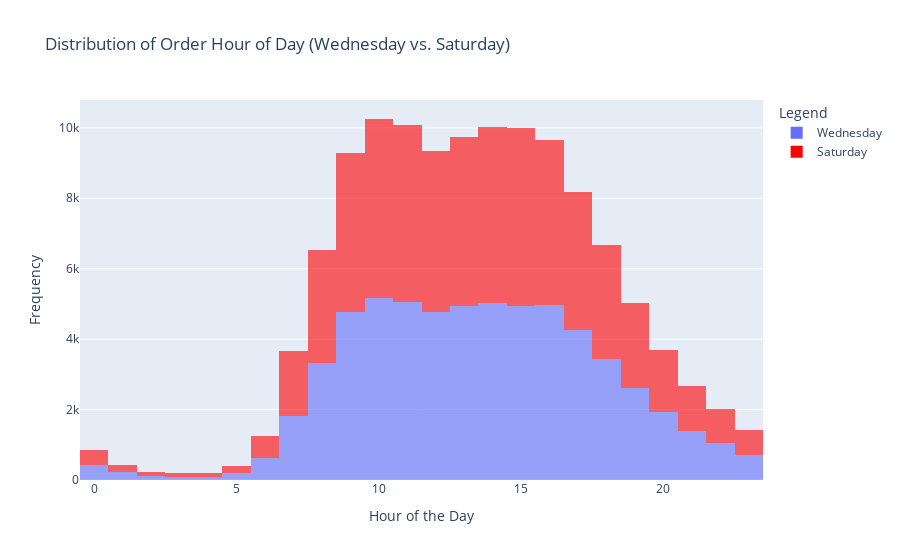

The code cell stored with this chart in its notebook:
### Markdown cell above
<h1>[B]1.</h1>

> Is there a difference in <code>'order_hour_of_day'</code> distributions on Wednesdays and Saturdays? Plot the histograms for both days on the same plot and describe the differences that you see.

### Code cell
import pandas as pd
import plotly_express as px

# df_instacart_orders
# 'order_hour_of_day == 'order_placed_hour_of_day'
# 'order_dow' == 'order_placed_day_of_week
# 0=Monday , 1=Tuesday , 2=Wednesday , 3=Thursday , 4=Friday , 5=Saturday , 6=Sunday (assuming this dataset's convention follows the ISO weekday numbering)

# filter data for Wednesday and Saturday
wednesday_data = df_instacart_orders[df_instacart_orders['order_placed_day_of_week'] == 2]
saturday_data = df_instacart_orders[df_instacart_orders['order_placed_day_of_week'] == 5]

fig = px.histogram(
    wednesday_data, x='order_placed_hour_of_day',
    opacity=0.6,
    title='Distribution of Order Hour of Day (Wednesday vs. Saturday)',
    labels={'order_placed_hour_of_day': 'Hour of the Day'}
)

fig2 = px.histogram(
    saturday_data, x='order_placed_hour_of_day',
    opacity=0.6,
   labels={'order_placed_hour_of_day': 'Hour of the Day'}
)

fig.update_layout(xaxis_title = 'Hour of the Day',
                  yaxis_title = 'Frequency',
                  showlegend=True,
                  legend_title="Legend",                
)

# set names for the legend
fig.update_traces(name='Wednesday', showlegend=True)
fig2.update_traces(name='Saturday', showlegend=True, marker_color='red')

# combine the two traces in one plot
fig.add_traces(fig2.data)

fig.show()

### Figure 1 — Plotly figure (JSON) as saved in the notebook; plotly's stock layout.template omitted (floating-point values rounded to 4 significant figures; data arrays with more than 128 entries replaced by an {"elided": "..."} marker saying what was removed)
{"data": [{"alignmentgroup": "True", "bingroup": "x", "hovertemplate": "Hour of the Day=%{x}<br>count=%{y}<extra></extra>", "legendgroup": "", "marker": {"color": "#636efa", "opacity": 0.6, "pattern": {"shape": ""}}, "name": "Wednesday", "offsetgroup": "", "orientation": "v", "showlegend": true, "type": "histogram", "x": {"elided": "61925 int values"}, "xaxis": "x", "yaxis": "y"}, {"alignmentgroup": "True", "bingroup": "x", "hovertemplate": "Hour of the Day=%{x}<br>count=%{y}<extra></extra>", "legendgroup": "", "marker": {"color": "red", "opacity": 0.6, "pattern": {"shape": ""}}, "name": "Saturday", "offsetgroup": "", "orientation": "v", "showlegend": true, "type": "histogram", "x": {"elided": "59907 int values"}, "xaxis": "x", "yaxis": "y"}], "layout": {"barmode": "relative", "legend": {"title": {"text": "Legend"}, "tracegroupgap": 0}, "showlegend": true, "title": {"text": "Distribution of Order Hour of Day (Wednesday vs. Saturday)"}, "xaxis": {"anchor": "y", "domain": [0, 1], "title": {"text": "Hour of the Day"}}, "yaxis": {"anchor": "x", "domain": [0, 1], "title": {"text": "Frequency"}}}}
